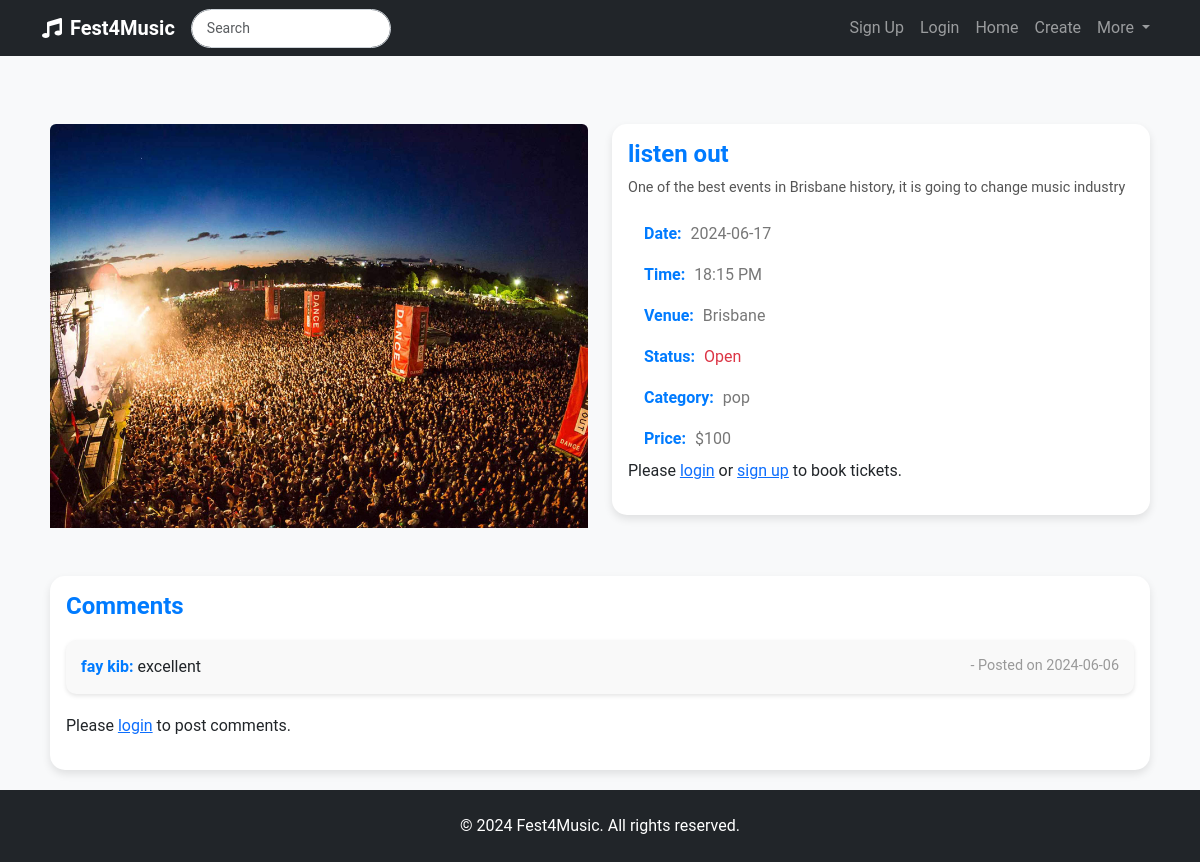
Screenshot of /event/1 with the database file from the repository.
### website/models.py (models this page shows)
class Event(db.Model):
    id = db.Column(db.Integer, primary_key=True)
    title = db.Column(db.String(100), nullable=False)
    description = db.Column(db.Text)
    date = db.Column(db.Date, nullable=False)
    time = db.Column(db.Time, nullable=False)
    image = db.Column(db.String(400))
    venue = db.Column(db.String(400))
    status = db.Column(db.String(20), nullable=False)
    category = db.Column(db.String(50), nullable=False)
    price = db.Column(db.Integer)
    user_id = db.Column(db.Integer, db.ForeignKey('user.id'), nullable=False)
    comments = db.relationship('Comment', backref='event', lazy=True)

class Comment(db.Model):
    id = db.Column(db.Integer, primary_key=True)
    content = db.Column(db.Text, nullable=False)
    date_posted = db.Column(db.DateTime, nullable=False, default=datetime.utcnow)
    user_id = db.Column(db.Integer, db.ForeignKey('user.id'), nullable=False)
    event_id = db.Column(db.Integer, db.ForeignKey('event.id'), nullable=False)

class User(db.Model, UserMixin):
    id = db.Column(db.Integer, primary_key=True)
    first_name = db.Column(db.String(100), nullable=False)
    surname = db.Column(db.String(100), nullable=False)
    email = db.Column(db.String(100), unique=True, nullable=False)
    password = db.Column(db.String(255), nullable=False)
    contact_number = db.Column(db.String(20))
    street_address = db.Column(db.String(200))
    events = db.relationship('Event', backref='user', lazy=True)
    comments = db.relationship('Comment', backref='user', lazy=True)
    orders = db.relationship('Order', backref='user', lazy=True)

### website/views.py (the view, shortened to what this page needs)
@main_bp.route('/event/<int:event_id>', methods=['GET', 'POST'])
def event_detail(event_id):
    event = Event.query.get_or_404(event_id)
    comments = Comment.query.filter_by(event_id=event_id).order_by(Comment.date_posted.desc()).all()
    return render_template('events.html', event=event, comments=comments)

### website/templates/events.html (shortened to what this page needs)
{% extends 'base.html' %}
{% block content %}
<div class="container event-details-container mt-5">
    <div class="row">
        <div class="col-md-6">
            <img src="{{ event.image }}" class="img-fluid rounded-top" alt="Event Image">
        </div>
        <div class="col-md-6">
            <div class="card">
                <div class="card-body">
                    <h5 class="card-title">{{ event.title }}</h5>
                    <p class="card-text">{{ event.description }}</p>
                    <ul class="list-group list-group-flush">
                        <li class="list-group-item"><strong>Date:</strong> {{ event.date.strftime('%Y-%m-%d') }}</li>
                        <li class="list-group-item"><strong>Time:</strong> {{ event.time.strftime('%H:%M %p') if event.time else 'All Day' }}</li>
                        <li class="list-group-item"><strong>Venue:</strong> {{ event.venue }}</li>
                        <li class="list-group-item"><strong>Status:</strong> <span class="{{ 'text-success' if event.status == 'Upcoming' else 'text-danger' }}">{{ event.status }}</span></li>
                        <li class="list-group-item"><strong>Category:</strong> {{ event.category }}</li>
                        <li class="list-group-item"><strong>Price:</strong> ${{ event.price }}</li>
                    </ul>
                    {% if current_user.is_authenticated %}
                    <form id="bookingForm" method="POST">
                        <div class="mb-3">
                            <label for="fullName" class="form-label">Full Name:</label>
                            <input type="text" class="form-control" id="fullName" name="fullName" required>
                        </div>
                        <div class="mb-3">
                            <label for="email" class="form-label">Email:</label>
                            <input type="email" class="form-control" id="email" name="email" required>
                        </div>
                        <div class="mb-3">
                            <label for="ticketQuantity" class="form-label">Number of Tickets:</label>
                            <input type="number" class="form-control" id="ticketQuantity" name="ticketQuantity" min="1" max="10" required>
                        </div>
                        <button type="submit" class="btn btn-primary">Book Now</button>
                    </form>
                    {% else %}
                    <p>Please <a href="{{ url_for('auth.login') }}">login</a> or <a href="{{ url_for('auth.signup') }}">sign up</a> to book tickets.</p>
                    {% endif %}
                </div>
            </div>
        </div>
    </div>
    <div class="row mt-5">
        <div class="col-md-12">
            <div class="card">
                <div class="card-body">
                    <h5 class="card-title">Comments</h5>
                    <div class="comments">
                        {% for comment in comments %}
                        <div class="comment">
                            <strong>{{ comment.user.first_name }} {{ comment.user.surname }}:</strong>
                            {{ comment.content }}
                            <span class="timestamp">- Posted on {{ comment.date_posted.strftime('%Y-%m-%d') }}</span>
                        </div>
                        {% else %}
                        <p>No comments yet.</p>
                        {% endfor %}
                    </div>
                    {% if current_user.is_authenticated %}
                    <form id="commentForm" action="{{ url_for('main.event_detail', event_id=event.id) }}" method="post">
                        <div class="mb-3">
                            <label for="comment" class="form-label">Your Comment:</label>
                            <textarea class="form-control" id="comment" name="comment" rows="3" required></textarea>
                        </div>
                        <button type="submit" class="btn btn-primary">Post Comment</button>
                    </form>
                    {% else %}
                    <p>Please <a href="{{ url_for('auth.login') }}">login</a> to post comments.</p>
                    {% endif %}
                </div>
            </div>
        </div>
    </div>
</div>
{% endblock %}

### website/static/Style/style.css (style rules this page uses)
body { font-family: 'Roboto', sans-serif; background-color: #f8f9fa; overflow-x: hidden; padding-top: 56px; }
.card-title { font-weight: bold; }
body { font-family: 'Roboto', sans-serif; background-color: #f8f9fa; padding-top: 56px; }
.card { transition: transform 0.3s ease-in-out; border-radius: 15px; box-shadow: 0 0 10px rgba(0, 0, 0, 0.1); }
.card-title { font-size: 1.25rem; font-weight: bold; }
.card-text { font-size: 0.9rem; }
.event-details-container { padding: 20px; }
.img-fluid { width: 100%; height: auto; }
.card { border: none; box-shadow: 0 4px 8px rgba(0, 0, 0, 0.1); }
.card-title { font-size: 1.5rem; font-weight: bold; color: #007bff; }
.card-text { color: #555; }
.list-group-item { background-color: transparent; border-color: transparent; color: #777; }
.comments { margin-top: 20px; }
.comment { background-color: #f9f9f9; border-radius: 10px; padding: 15px; margin-bottom: 20px; box-shadow: 0 2px 4px rgba(0, 0, 0, 0.1); }
.comment strong { color: #007bff; }
.comment .timestamp { color: #999; font-size: 0.9rem; float: right; }
.list-group-item strong { color: #007bff; }
.list-group-item strong { margin-right: 5px; }

### website/templates/base.html (style rules this page uses)
html, body { height: 100%; }
body { display: flex; flex-direction: column; }

### rows the page displays
Event: image (picture), title "listen out", description "One of the best events in Brisbane history, it is going to change music industry", date "2024-06-17", time "18:15 PM", venue "Brisbane", status "Open", category "pop", price "100"
Comment: user.first_name "fay", user.surname "kib", content "excellent", date_posted "2024-06-06"
